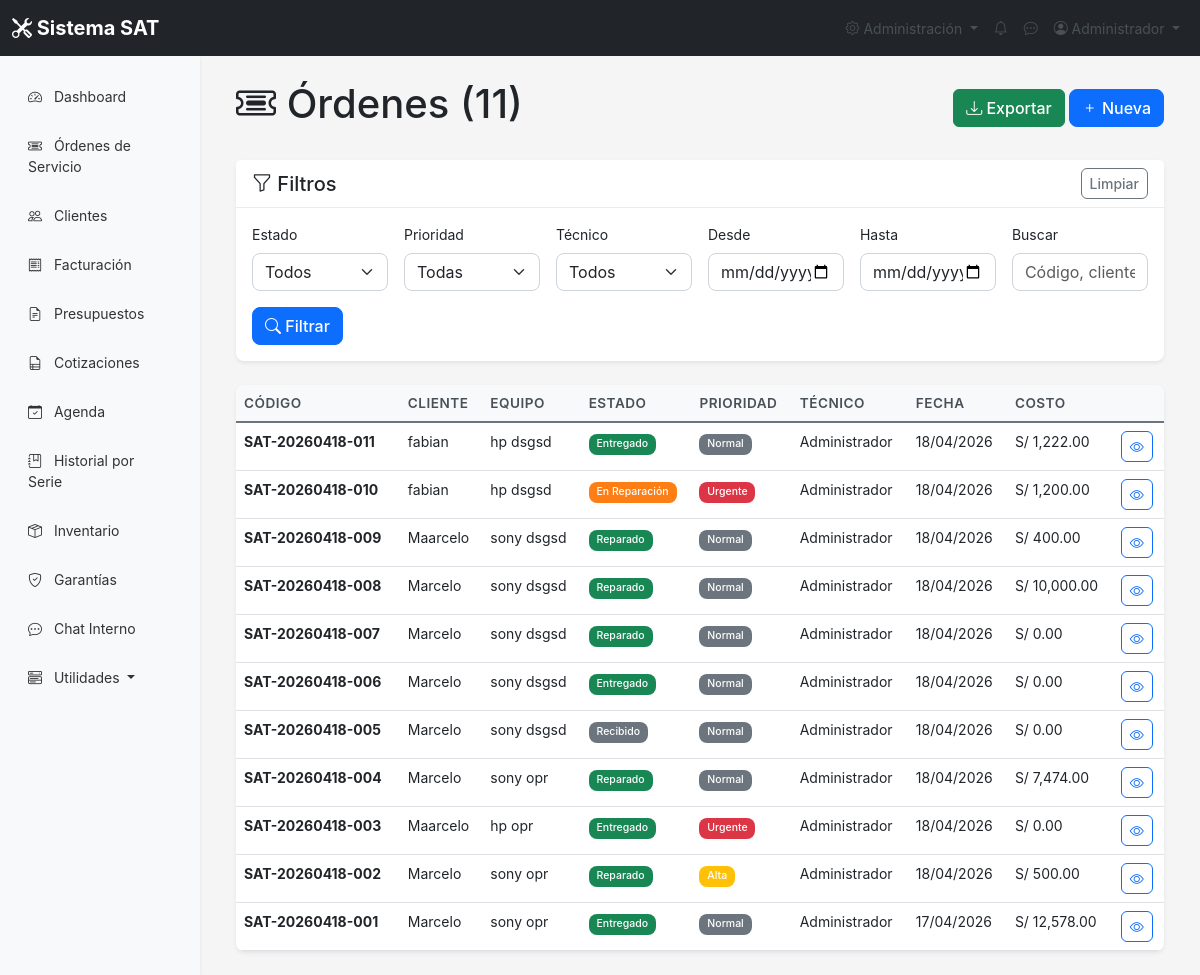
Page /ordenes/listar.php (signed in) on the earlier database version.
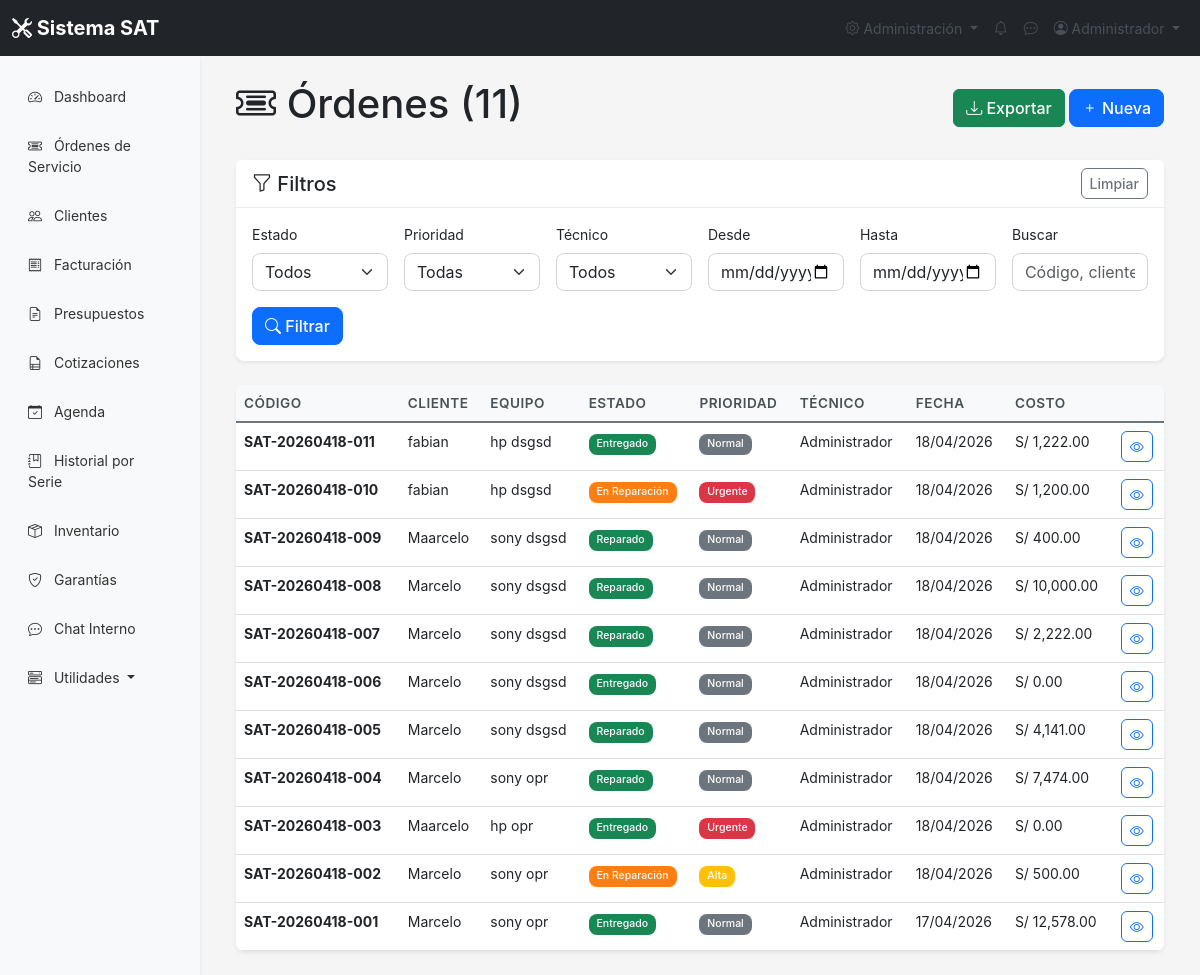
Same page on the later database version.
### tables this page shows
CREATE TABLE IF NOT EXISTS `ordenes_servicio` (
  `id` int NOT NULL AUTO_INCREMENT,
  `codigo` varchar(20) NOT NULL,
  `equipo_id` int NOT NULL,
  `tecnico_id` int DEFAULT NULL,
  `cliente_id` int NOT NULL,
  `estado` enum('recibido','en_diagnostico','en_reparacion','esperando_repuestos','reparado','entregado','cancelado') DEFAULT 'recibido',
  `prioridad` enum('baja','normal','alta','urgente') DEFAULT 'normal',
  `diagnostico` text,
  `solucion` text,
  `observaciones` text,
  `fecha_ingreso` datetime DEFAULT CURRENT_TIMESTAMP,
  `fecha_diagnostico` datetime DEFAULT NULL,
  `fecha_reparacion` datetime DEFAULT NULL,
  `fecha_entrega` datetime DEFAULT NULL,
  `tiempo_estimado` int DEFAULT NULL,
  `costo_diagnostico` decimal(10,2) DEFAULT '0.00',
  `costo_reparacion` decimal(10,2) DEFAULT '0.00',
  `costo_total` decimal(10,2) DEFAULT '0.00',
  `nota_cliente` text,
  `estado_orden` enum('abierta','cerrada','cancelada') DEFAULT 'abierta',
  `sucursal_id` int DEFAULT NULL,
  PRIMARY KEY (`id`),
  UNIQUE KEY `codigo` (`codigo`),
  KEY `equipo_id` (`equipo_id`),
  KEY `tecnico_id` (`tecnico_id`),
  KEY `cliente_id` (`cliente_id`)
);

CREATE TABLE IF NOT EXISTS `clientes` (
  `id` int NOT NULL AUTO_INCREMENT,
  `nombre` varchar(100) NOT NULL,
  `email` varchar(100) DEFAULT NULL,
  `telefono` varchar(20) NOT NULL,
  `direccion` text,
  `dni` varchar(20) DEFAULT NULL,
  `fecha_registro` timestamp NULL DEFAULT CURRENT_TIMESTAMP,
  `estado` enum('activo','inactivo') DEFAULT 'activo',
  `sucursal_id` int DEFAULT NULL,
  PRIMARY KEY (`id`)
);

CREATE TABLE IF NOT EXISTS `equipos` (
  `id` int NOT NULL AUTO_INCREMENT,
  `cliente_id` int NOT NULL,
  `marca` varchar(50) NOT NULL,
  `modelo` varchar(100) DEFAULT NULL,
  `serie` varchar(100) DEFAULT NULL,
  `tipo_equipo` enum('notebook','desktop','all-in-one','monitor','otro') DEFAULT 'notebook',
  `diagnostico_inicial` text,
  `passwordBIOS` varchar(50) DEFAULT NULL,
  `passwordSO` varchar(50) DEFAULT NULL,
  `accesorios` text,
  `estado_equipo` enum('bueno','regular','malo') DEFAULT 'regular',
  `fecha_ingreso` date DEFAULT NULL,
  `foto_equipo` varchar(255) DEFAULT NULL,
  `estado` enum('activo','retirado','dado_de_baja') DEFAULT 'activo',
  PRIMARY KEY (`id`),
  KEY `cliente_id` (`cliente_id`)
);

CREATE TABLE IF NOT EXISTS `usuarios` (
  `id` int NOT NULL AUTO_INCREMENT,
  `nombre` varchar(100) NOT NULL,
  `email` varchar(100) NOT NULL,
  `password` varchar(255) NOT NULL,
  `rol` enum('admin','tecnico','ventas') DEFAULT 'tecnico',
  `telefono` varchar(20) DEFAULT NULL,
  `fecha_creacion` timestamp NULL DEFAULT CURRENT_TIMESTAMP,
  `estado` enum('activo','inactivo') DEFAULT 'activo',
  `comision_venta` decimal(5,2) DEFAULT '10.00',
  `comision_presentismo` decimal(5,2) DEFAULT '5.00',
  `comision_especial` decimal(5,2) DEFAULT '15.00',
  `two_factor_secret` varchar(32) DEFAULT NULL,
  `two_factor_enabled` tinyint(1) DEFAULT '0',
  PRIMARY KEY (`id`),
  UNIQUE KEY `email` (`email`)
);

### include/filters_helper.php (called while the page is built, shortened)
<?php
function aplicar_filtros_ordenes($get) {
    $filtros = [];
    return implode('', $filtros);
}

### include/pagination_helper.php (called while the page is built, shortened)
<?php
function paginate($total_items, $per_page = 10, $current_page = 1) {
    $current_page = max(1, (int)$current_page);
    $per_page = max(1, (int)$per_page);
    $total_items = max(0, (int)$total_items);
    $total_pages = $total_items > 0 ? ceil($total_items / $per_page) : 1;
    $current_page = min($current_page, $total_pages);
    $offset = ($current_page - 1) * $per_page;
    return [
        'current_page' => $current_page,
        'per_page' => $per_page,
        'total_items' => $total_items,
        'total_pages' => $total_pages,
        'offset' => $offset,
        'has_prev' => $current_page > 1,
        'has_next' => $current_page < $total_pages,
        'prev_page' => $current_page - 1,
        'next_page' => $current_page + 1
    ];
}

### config/config.php (called while the page is built, shortened)
<?php
function formatMoney($amount) {
    return 'S/ ' . number_format($amount, 2);
}
?>

### ordenes/listar.php (the view, shortened to what the changed rows need)
<?php
require_once  '../config/config.php';
require_once  '../include/filters_helper.php';
require_once  '../include/pagination_helper.php';
$get = $_GET;
$filtros = aplicar_filtros_ordenes($get);
$page = max(1, (int)($get['page'] ?? 1));
$per_page = 15;
$conn = getConnection();
$sql_total = "SELECT COUNT(*) as total FROM ordenes_servicio o
            LEFT JOIN clientes c ON o.cliente_id = c.id
            LEFT JOIN equipos e ON o.equipo_id = e.id
            WHERE 1=1$filtros";
$result_total = $conn->query($sql_total);
$total = $result_total ? $result_total->fetch_assoc()['total'] : 0;
$pagination = paginate($total, $per_page, $page);
$sql = "SELECT o.*, c.nombre as cliente_nombre, e.marca, e.modelo, u.nombre as tecnico_nombre
        FROM ordenes_servicio o
        LEFT JOIN clientes c ON o.cliente_id = c.id
        LEFT JOIN equipos e ON o.equipo_id = e.id
        LEFT JOIN usuarios u ON o.tecnico_id = u.id
        WHERE 1=1 $filtros
        ORDER BY o.fecha_ingreso DESC
        LIMIT {$pagination['per_page']} OFFSET {$pagination['offset']}";
$ordenes = $conn->query($sql);
require_once  '../include/header.php';
?>
<div class="container-fluid">
    <div class="d-flex justify-content-between align-items-center mb-4">
        <h1><i class="bi bi-ticket-detailed"></i> Órdenes (<?= $total ?>)</h1>
    </div>
    <div class="card">
        <div class="card-body p-0">
            <div class="table-responsive">
                <table class="table table-hover mb-0">
                    <thead>
                        <tr>
                            <th>Código</th>
                            <th>Cliente</th>
                            <th>Equipo</th>
                            <th>Estado</th>
                            <th>Prioridad</th>
                            <th>Técnico</th>
                            <th>Fecha</th>
                            <th>Costo</th>
                            <th></th>
                        </tr>
                    </thead>
                    <tbody>
                        <?php while ($o = $ordenes->fetch_assoc()): ?>
                        <tr style="cursor: pointer;" ondblclick="window.location='ver.php?id=<?= $o['id'] ?>'">
                            <td><strong><?= $o['codigo'] ?></strong></td>
                            <td><?= htmlspecialchars($o['cliente_nombre']) ?></td>
                            <td><?= htmlspecialchars($o['marca'] . ' ' . $o['modelo']) ?></td>
                            <td><span class="badge" style="background-color: <?= COLORES_ESTADO[$o['estado']] ?? '#6c757d' ?>"><?= ESTADOS_ORDEN[$o['estado']] ?? $o['estado'] ?></span></td>
                            <td><span class="badge bg-<?= $o['prioridad'] === 'urgente' ? 'danger' : ($o['prioridad'] === 'alta' ? 'warning' : 'secondary') ?>"><?= ucfirst($o['prioridad']) ?></span></td>
                            <td><?= htmlspecialchars($o['tecnico_nombre'] ?? '-') ?></td>
                            <td><?= date('d/m/Y', strtotime($o['fecha_ingreso'])) ?></td>
                            <td><?= formatMoney($o['costo_total']) ?></td>
                            <td>
                                <a href="ver.php?id=<?= $o['id'] ?>" class="btn btn-sm btn-outline-primary"><i class="bi bi-eye"></i></a>
                            </td>
                        </tr>
                        <?php endwhile; ?>
                    </tbody>
                </table>
            </div>
        </div>
    </div>
</div>
<?php require_once  '../include/footer.php'; ?>

Differences in the rows shown:
changed ordenes_servicio "SAT-20260418-007": costo_total "S/ 0.00" → "S/ 2,222.00"
changed ordenes_servicio "SAT-20260418-005": estado "Recibido" → "Reparado"; costo_total "S/ 0.00" → "S/ 4,141.00"
changed ordenes_servicio "SAT-20260418-002": estado "Reparado" → "En Reparación"
